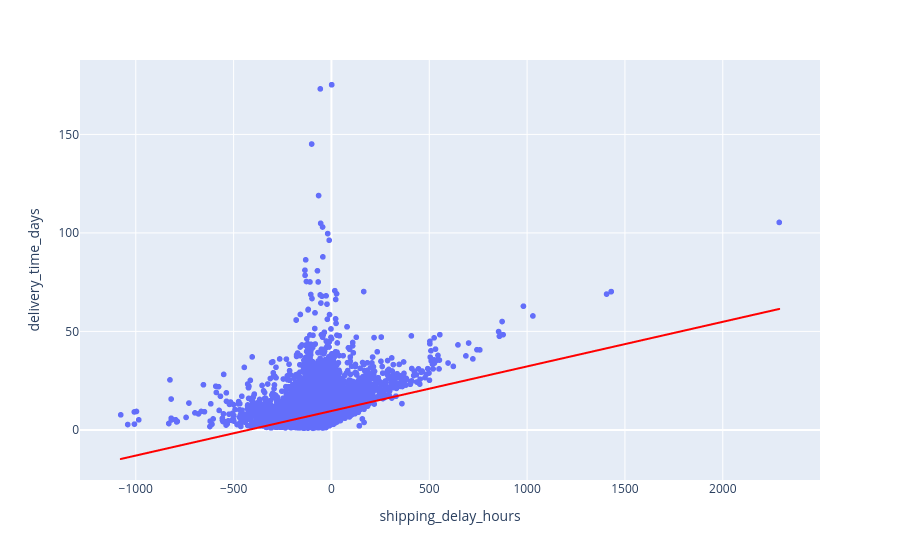

The notebook cell saved with this chart:
### Code cell
px.scatter(df, x = 'shipping_delay_hours', y = 'delivery_time_days', 
           trendline_color_override="red", trendline='ols')

### Figure 1 — Plotly figure (JSON) as saved in the notebook; plotly's stock layout.template omitted (floating-point values rounded to 4 significant figures; data arrays with more than 128 entries replaced by an {"elided": "..."} marker saying what was removed)
{"data": [{"hovertemplate": "shipping_delay_hours=%{x}<br>delivery_time_days=%{y}<extra></extra>", "legendgroup": "", "marker": {"color": "#636efa", "symbol": "circle"}, "mode": "markers", "name": "", "showlegend": false, "type": "scattergl", "x": {"elided": "33820 float values"}, "xaxis": "x", "y": {"elided": "33820 float values"}, "yaxis": "y"}, {"hovertemplate": "<b>OLS trendline</b><br>delivery_time_days = 0.0226342 * shipping_delay_hours + 9.59023<br>R<sup>2</sup>=0.093333<br><br>shipping_delay_hours=%{x}<br>delivery_time_days=%{y} <b>(trend)</b><extra></extra>", "legendgroup": "", "line": {"color": "red"}, "marker": {"color": "#636efa", "symbol": "circle"}, "mode": "lines", "name": "", "showlegend": false, "type": "scattergl", "x": {"elided": "33820 float values"}, "xaxis": "x", "y": {"elided": "33820 float values"}, "yaxis": "y"}], "layout": {"legend": {"tracegroupgap": 0}, "margin": {"t": 60}, "xaxis": {"anchor": "y", "domain": [0, 1], "title": {"text": "shipping_delay_hours"}}, "yaxis": {"anchor": "x", "domain": [0, 1], "title": {"text": "delivery_time_days"}}}}
